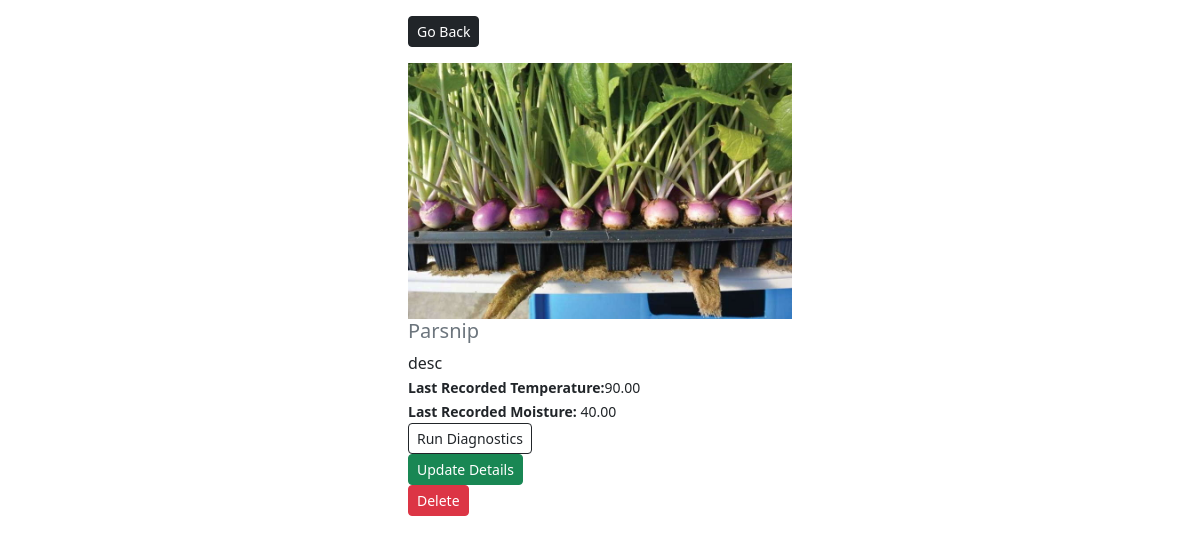
The page /mygreenhouse/crop-detail/17/ on the database its author committed.
### crops/models.py (models this page shows, shortened)
class Crop(models.Model):
    name = models.CharField(max_length=100)
    description = models.TextField(max_length=300)
    image = models.ImageField(null=False, blank=False, upload_to='images/')
    temperature = models.DecimalField(max_digits=4, decimal_places=2)
    moisture = models.DecimalField(max_digits=4, decimal_places=2)
    class Meta:
        ordering = ['name']

### crops/views.py (the view)
# urls.py: path('crop-detail/<str:id>/', views.crop_detail, name='crop-detail'),
def crop_detail(request, id):
    crop = Crop.objects.get(pk=id)
    context = {'crop': crop}
    return render(request, 'crops/crop-detail.html', context)

### crops/templates/crops/crop-detail.html
{% extends 'crops/base.html' %}
{% load static %}
{% block content %}
    <div class="row justify-content-center">
        <div class="col-md-4">
            <div class="">
                <a href="{% url 'home' %}" class="my-3 btn btn-dark btn-sm">Go Back</a>
            </div>
            <div style="height: 90vh">
                <img class="img-fluid text-center" style="max-width: 100%; max-height: 100%" src="{{ crop.image.url }}" alt="image gone">
                <h5 class="text-muted"> {{ crop.name }} </h5>
                <quote>{{ crop.description }}</quote><br>
                <small><b>Last Recorded Temperature:</b>{{crop.temperature}}</small><br>
                <small><b>Last Recorded Moisture:</b> {{ crop.moisture }}</small><br>
                <a href="{% url 'diagnostics' %}" class="btn btn-outline-dark btn-sm">Run Diagnostics</a><br>
                <a href="{% url 'edit-crop' crop.id %}" class="btn btn-success btn-sm">Update Details</a><br>
                <a href="{% url 'delete-crop' crop.id %}" class="btn btn-danger btn-sm">Delete</a><br>
            </div>
        </div>
    </div>
{% endblock %}

### rows shown on the page
Crop: image (picture), name "Parsnip", description "desc", temperature "90.00", moisture "40.00"
